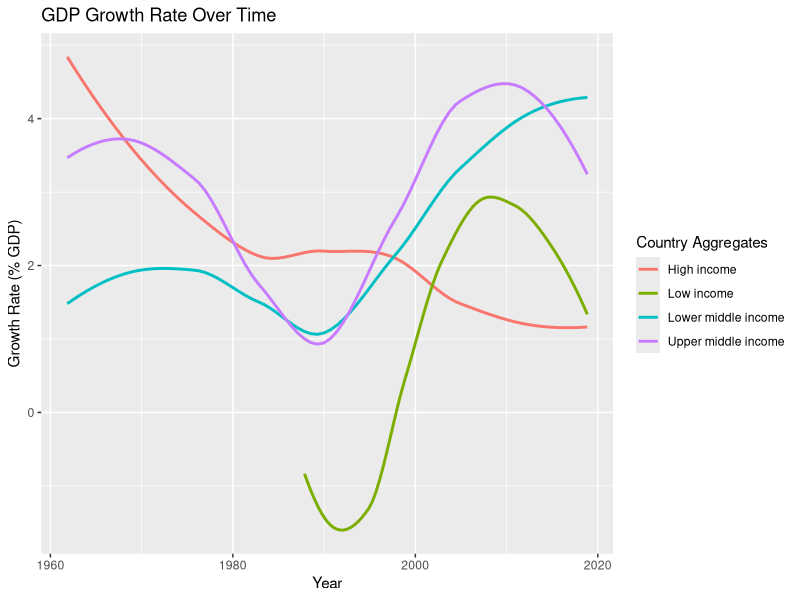
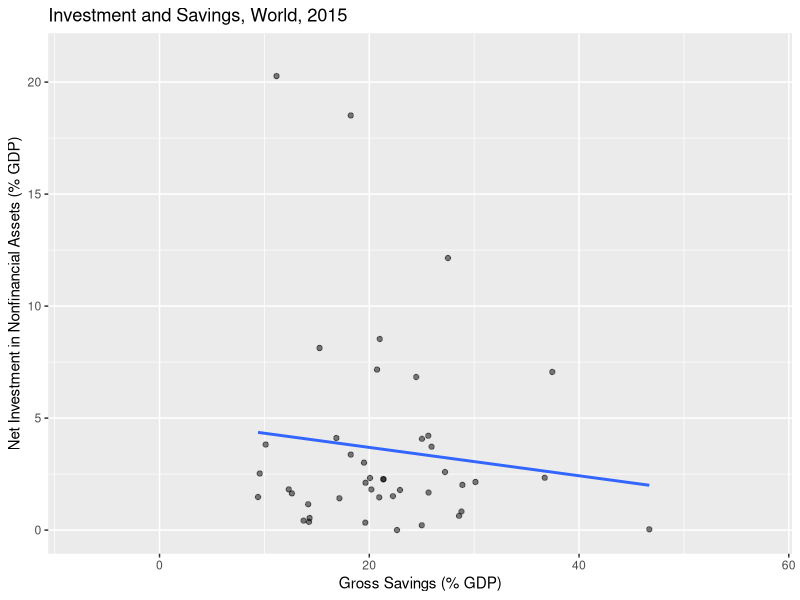
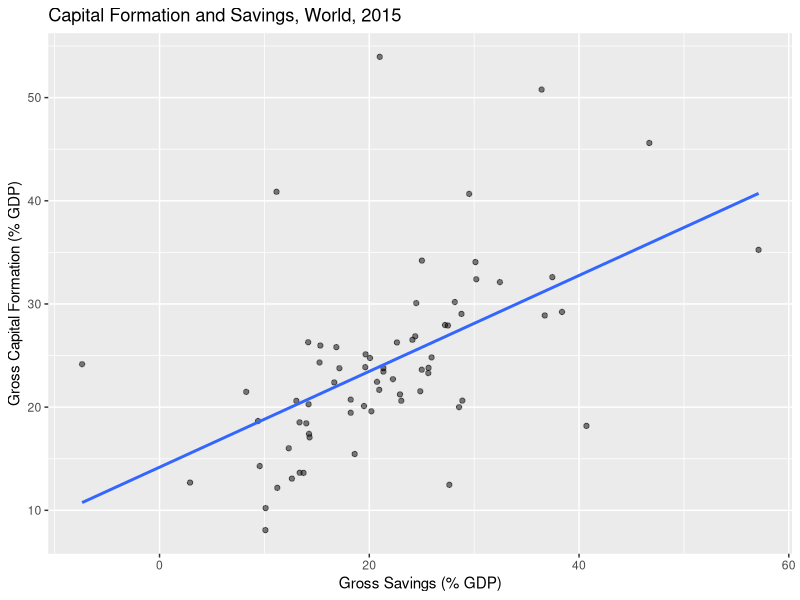
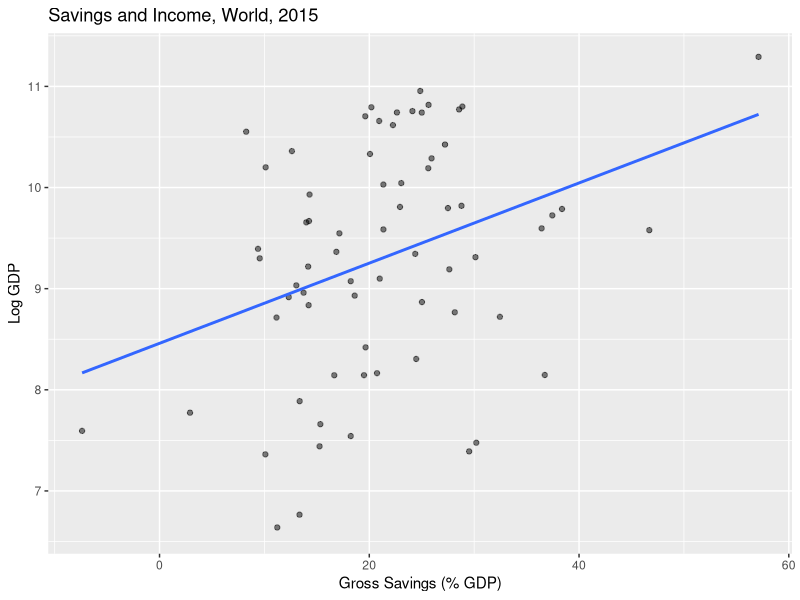

These charts were generated, in order, by the following R code:
## ---- chunk 1
knitr::opts_chunk$set(echo = TRUE, message = FALSE, warning = FALSE)
## ---- chunk 2
library(tidyverse)
library(modelr)
library(broom)
library(knitr)

gdpreal <- read.csv("gdpreal.csv")
## ---- chunk 3
## Tidy data
gdpreal <- slice(gdpreal, 1:4)
  
gdpreal <- gather(gdpreal, 5:64, key = "year", value = "growth")

colnames(gdpreal)[1:2] <- c("aggregate", "aggregate_code")

gdpreal <- select(gdpreal, 1, 5, 6)

gdpreal$year <- substr(gdpreal$year, 2, 5)

gdpreal$year <- as.Date(gdpreal$year, format = "%Y")
gdpreal$growth <- as.double(gdpreal$growth)
## ---- chunk 4
## Plot data
ggplot(gdpreal, mapping = aes(x = year, y = growth, color = aggregate)) +
  geom_smooth(se = FALSE) + 
  labs(x = "Year", y = "Growth Rate (% GDP)", title = "GDP Growth Rate Over Time", color = "Country Aggregates")
## ---- chunk 5
## Load Data

solow <- read.csv("solow.csv")
## ---- chunk 6
## Tidy Data
solow <- select(solow, -2, -4)

solow <- slice(solow, 1:736)

colnames(solow) <- c("country", "series", "value")

solow <- spread(solow, series, value)

colnames(solow) <- c("country", "sav_net_all", "sav_net", "gdp_pc", "cap_form", "dom_sav", "sav_gdp", "sav_gni", "invest")

solow$sav_net_all <- as.numeric(as.character(solow$sav_net_all))
solow$sav_net <- as.numeric(as.character(solow$sav_net))
solow$gdp_pc <- as.numeric(as.character(solow$gdp_pc))
solow$cap_form <- as.numeric(as.character(solow$cap_form))
solow$dom_sav <- as.numeric(as.character(solow$dom_sav))
solow$sav_gdp <- as.numeric(as.character(solow$sav_gdp))
solow$sav_gni <- as.numeric(as.character(solow$sav_gni))
solow$invest <- as.numeric(as.character(solow$invest))
## ---- chunk 7
## Plot Data

ggplot(solow, mapping = aes(x = sav_gdp, y = invest)) + 
  geom_point(alpha = 0.5) +
  geom_smooth(method = 'lm', se = FALSE) + 
  labs(x = "Gross Savings (% GDP)", y = "Net Investment in Nonfinancial Assets (% GDP)", title = "Investment and Savings, World, 2015")

solow_mod_1 <- lm(invest ~ sav_gdp,
                data = solow)

kable(tidy(solow_mod_1))
## ---- chunk 8
### Oooh. replace investment with Gross Capital Formation and things change 

ggplot(solow, mapping = aes(x = sav_gdp, y = cap_form)) + 
  geom_point(alpha = 0.5) +
  geom_smooth(method = 'lm', se = FALSE) + 
  labs(x = "Gross Savings (% GDP)", y = "Gross Capital Formation (% GDP)", title = "Capital Formation and Savings, World, 2015")

solow_mod_2 <- lm(cap_form ~ sav_gdp,
                data = solow)

kable(tidy(solow_mod_2))
## ---- chunk 9
solow <- mutate(solow, log_gdp_pc = log(gdp_pc))

ggplot(solow, mapping = aes(x = sav_gdp, y = log_gdp_pc)) + 
  geom_point(alpha = 0.5) +
  geom_smooth(method = 'lm', se = FALSE) + 
  labs(x = "Gross Savings (% GDP)", y = "Log GDP", title = "Savings and Income, World, 2015")

solow_mod_3 <- lm(sav_gdp ~ log_gdp_pc,
                data = solow)

kable(tidy(solow_mod_3))
